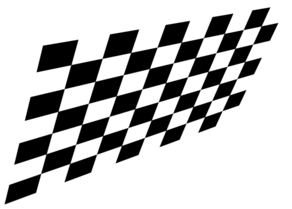
#> input picture Harris Corner Detection/skewed_chessboard.png, 292 x 209 px
$ jupyter execute 'Harris Corner Detection Chessboard.ipynb'   (shell and % lines are left out)
#> lines starting #> are read from the running program, lines starting #| are printed output that depends on the picture; after the words box and inside, x2 and y2 are one past the last pixel; in counts of white or black regions, pixels touching at a corner belong together
[cell 1]
import matplotlib.pyplot as plt
import numpy as np
import cv2


#reading the image
image = cv2.imread('skewed_chessboard.png')
#> image is the input picture: shape (209, 292, 3); min 0, max 255, mean 192.2

#making a copy of the original image
image_copy = np.copy(image)

#changing the color from BGR to RGB
image_copy = cv2.cvtColor(image_copy, cv2.COLOR_BGR2RGB)

#showing the image
plt.imshow(image_copy)

## Detect corners

[cell 2]
#converting into gray scale

gray = cv2.cvtColor(image_copy, cv2.COLOR_RGB2GRAY)

#converting to float type
gray = np.float32(gray)

#detecting corner using harris
dst = cv2.cornerHarris(gray, 2, 3, 0.04)
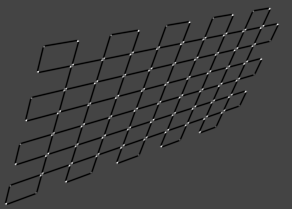
#> dst: shape (209, 292) float32; min -95991872, max 259915968, mean -4778128; drawn with min black and max white
#inputs are gray scaled float value followed by size of neighborhood to look at to find the potential corners, here '2' means a 2 by 2 pixel
#'3' is the size of sobel kernel
# '0.04' is the constant value which helps to know which point is considered a corner, basically a value lower than 0.04 will result in more corners detected
#dst for destination

plt.imshow(dst, cmap = "gray")
#cmap controls the colormap used to display the values

[cell 3]
#dilating the corner image to enhance the corner points
#dilation basically enlarges bright regions or regions in foreground

dst = cv2.dilate(dst, None)
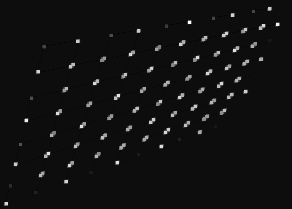
#> dst: shape (209, 292) float32; min -14488103, max 259915968, mean 4552838; drawn with min black and max white

plt.imshow(dst, cmap  ='gray')

## Select and display strong corners

[cell 4]
#defining a threshold for extracting strong corners
#This value may vary depending on the image

thresh = 0.01*dst.max()
#> thresh = 2599159.7

#create an image copy to draw corners on

corner_image= np.copy(image_copy)

#iterating through all the corners and draw them on the image if they pass the threshold

for j in range(0, dst.shape[0]):
    for i in range(0, dst.shape[1]):
        if (dst[j,i] > thresh):
            #image, center point, radius, color, thickness
            cv2.circle(corner_image, (i,j), 1,(0,255,0), 1)
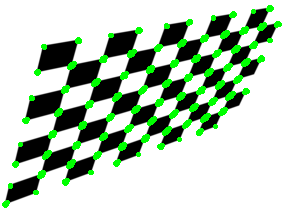
#> corner_image: shape (209, 292, 3); 7.33% of pixels changed, all inside (x1, y1, x2, y2) = (2, 5, 282, 208)

plt.imshow(corner_image)
